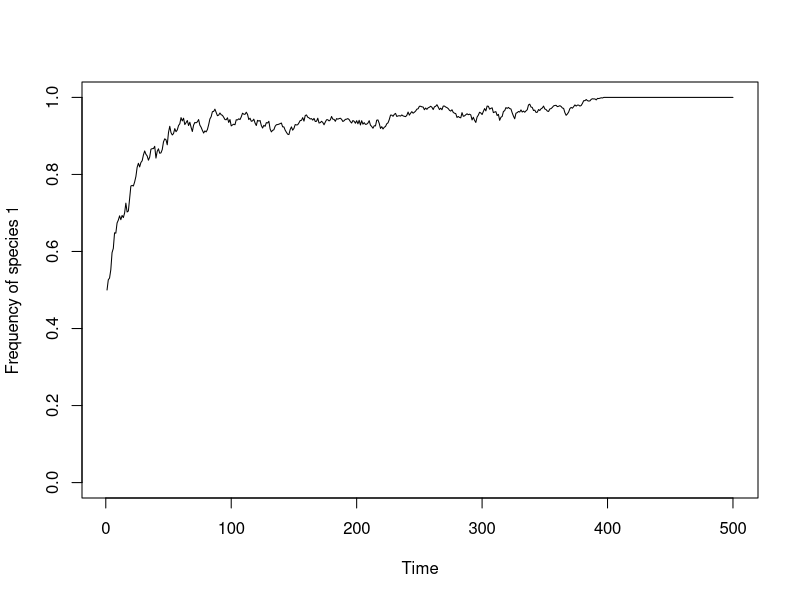

Source code (R):
##' Robin Elahi
##' 19 Nov 2016
##' Vellend TEC - Box 6.6
##' http://mvellend.recherche.usherbrooke.ca/Box6.htm


# specify parameters, initial conditions, and output matrix
num.years <- 500 
num.patch <- 2 
freq.1.mat <- matrix(nrow = num.years, ncol = num.patch)

J <- 1000 
init.1 <- 0.5*J 
COM <- matrix(nrow=J, ncol=num.patch)
COM[1:init.1,] <- 1; COM[(init.1+1):J,] <- 2 

year <- 2 

m <- 0.05
fit.ratio.avg <- vector(length=num.patch)
fit.ratio.avg[] <- c(1.2,1.2)
fit.ratio.m <- 1/5
freq.dep <- vector(length=num.patch)
freq.dep[] <- 0

## record data (frequency of species 1) for year 1
freq.1.mat[1,] <- init.1/J 

## run simulation
for (i in 1:(J*num.patch*(num.years-1))) {
  
  ## choose a patch where a death even will occur  
  patch <- sample(1:num.patch,1)
  
  ## calculate Pr.1 if dispersal occurs  
  if (runif(1) < m) {
    freq.1.meta <- sum(COM==1)/(J*num.patch)
    Pr.1 <- fit.ratio.m*freq.1.meta/(fit.ratio.m*freq.1.meta + (1-freq.1.meta))
  } else { 
    
    ## calculate Pr.1 if local reproduction (not dispersal)
    freq.1 <- sum(COM[,patch]==1)/J; freq.2 <- 1 - freq.1
    fit.ratio <- exp(freq.dep[patch]*(freq.1-0.5) + log(fit.ratio.avg[patch]))
    Pr.1 <-  fit.ratio*freq.1/(fit.ratio*freq.1 + freq.2)
  }
  
  COM[ceiling(J*runif(1)),patch] <- sample(c(1,2), 1, prob=c(Pr.1,1-Pr.1)) 
  
  ## record data  
  if (i %% (J*num.patch) == 0) {
    freq.1.mat[year,] <- colSums(COM==1)/J
    year <- year + 1 
  }
} 

## graph the results
plot(1:num.years, rowMeans(freq.1.mat), type="l", xlab="Time", 
     ylab="Frequency of species 1", ylim=c(0,1))

